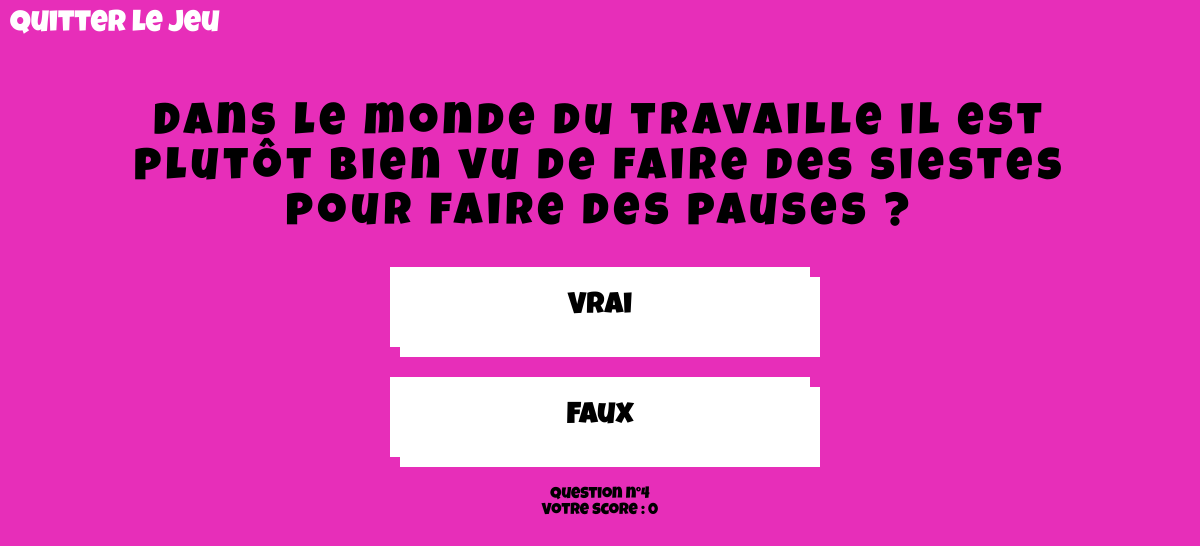
Page /index.php?pg=questions&question_number=4 on the committed database.
### tables this page shows
CREATE TABLE `questions`(
    `question_id` INT(11) NOT NULL,
    `culture` VARCHAR(150) NOT NULL,
    `theme_id` INT(11) NOT NULL,
    `type` INT(11) NOT NULL,
    `question_name` VARCHAR(150) NOT NULL,
    `answer_1` VARCHAR(150) NOT NULL,
    `answer_2` VARCHAR(150) NOT NULL,
    `answer_3` VARCHAR(150) NOT NULL,
    `answer_4` VARCHAR(150) NOT NULL,
    `right_answer` INT(11) NOT NULL
);

### parts/sql parts/sql_request.php (called while the page is built, shortened)
<?php
function call_to_db()
{
    try {
        $options = [
            PDO::ATTR_ERRMODE => PDO::ERRMODE_EXCEPTION
        ];
        $dsn = "mysql:host=" . HOST . ";dbname=" . DB_NAME . ";charset=utf8";
        $dbh = new PDO($dsn, USER, PWD, $options);
        return $dbh;
    } catch (PDOException $ex) {
        printf("La connexion à la base de donnée à échouer avec le code %s", $ex->getCode());
        die();
    }
}
function get_the_questions()
{
    $the_db = call_to_db();
    $sql =
        <<<'EOD'
        SELECT * FROM questions NATURAL JOIN themes ORDER BY RAND() LIMIT 10;
EOD;
    $categoryStmt = $the_db->query($sql);
    $category = $categoryStmt->fetchAll();
    return $category;
}

### parts/questions.php (the view, shortened to what this page needs)
<?php
  $the_list_of_questions = get_the_questions();
  $theme_id = $the_list_of_questions[$question_number - 1][0];
  $right_answer = $the_list_of_questions[$question_number - 1][9];
  $question_type = $the_list_of_questions[$question_number - 1][3];
  $question_label = $the_list_of_questions[$question_number - 1][4];
  if ($question_type == 1) {
      $answer_1 = "Vrai";
      $answer_2 = "Faux";
  } else if ($question_type == 2) {
      $answer_1 = $the_list_of_questions[$question_number - 1][5];
      $answer_2 = $the_list_of_questions[$question_number - 1][6];
      $answer_3 = $the_list_of_questions[$question_number - 1][7];
      $answer_4 = $the_list_of_questions[$question_number - 1][8];
  }
  switch ($theme_id) {
      case 6:
          $theme_label = "entertainement";
          break;
  }
  ?>
<body id="question_page" class="background <?= $theme_label ?>">
    <a href="index.php?pg=menu" class="return-button">Quitter le jeu</a>
    <div class="question"><?= $question_label ?></div>
    <div class="container-buttons">
        <div id="container-question-1">
            <button id="anwser-1" class="kahoot-button" <?php if ($right_answer == 1) {
                                                              echo 'data-answer="true"';
                                                          } ?>>
                <?= $answer_1 ?>
            </button>
            <button id="anwser-2" class="kahoot-button" <?php if ($right_answer == 2) {
                                                              echo 'data-answer="true"';
                                                          } ?>>
                <?= $answer_2 ?>
            </button>
        </div>
    </div>
    <div class="question_number">Question n°<?= $question_number ?></div>
    <div class="score">Votre score : <span id="score_value">0</span></div>

### assets/css/kahoot.css (style rules this page uses)
body { font-family: "Luckiest Guy", cursive; box-sizing: border-box; margin: 0; width: 100vw; height: 100vh; display: flex; justify-content: center; align-items: center; flex-direction: column; }
.return-button { font-size: 30px; text-decoration: none; color: white; position: absolute; top: 10px; left: 10px; transition: font-size 0.5s ease-out; }
.question { text-align: center; font-size: 45px; letter-spacing: 5px; max-width: 80vw; }
.container-buttons { display: flex; width: 80vw; align-items: center; justify-content: center; }
.kahoot-button { margin: 30px; display: flex; justify-content: center; align-items: center; padding: 20px; width: 35vw; height: 80px; background-color: #ffffff; color: black; font-family: "Luckiest Guy", cursive; text-shadow: rgba(255, 255, 255, 0.658) 2px 1px 0px; font-size: 30px; box-shadow: #ffffff 10px 10px 0px; animation: button-smol-rotate-reverse 0.2s both; outline: none; border: none; }
.entertainement { background-color: rgb(231, 46, 185); }

### rows in the picture
questions: question_name "Dans le monde du travaille il est plutôt bien vu de faire des siestes pour faire des pauses ?", type "Vrai", type "Faux"

### other values in the picture
$question_number "4"
